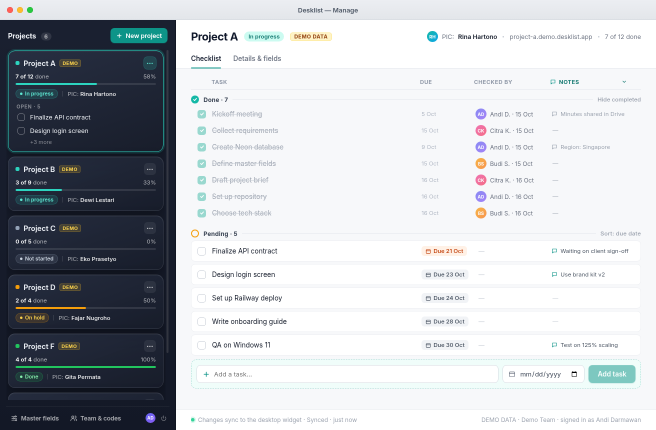
#> input picture screenshots/02-manage-project-detail.png, 1312 x 860 px, found by its file name (shown at 1/2 size)
$ python composite.py ../../screenshots/02-manage-project-detail.png
#> lines starting #> are read from the running program, lines starting #| are printed output that depends on the picture; after the words box and inside, x2 and y2 are one past the last pixel; in counts of white or black regions, pixels touching at a corner belong together
"""Places the REAL widget + Manage captures from the smoke run on a generated wallpaper, to show the
intended desktop arrangement (Xvfb has no wallpaper/compositor, so this is a composite, not an OS capture)."""
import sys, os
from PIL import Image, ImageDraw, ImageFilter
d = sys.argv[1]
W, H = 1920, 1080
bg = Image.new('RGB', (W, H)); px = ImageDraw.Draw(bg)
#> after `bg = Image.new('RGB', (W, H))`: bg: PIL image 1920x1080 RGB; every value is 0
stops = [(0, (27, 42, 74)), (.30, (59, 79, 122)), (.55, (201, 139, 122)), (.62, (231, 169, 127)), (.63, (42, 59, 90)), (1, (22, 34, 58))]
for y in range(H):
    t = y / H
    for (a, ca), (b, cb) in zip(stops, stops[1:]):
        if a <= t <= b:
            k = (t - a) / max(b - a, 1e-6); c = tuple(int(ca[i] + (cb[i] - ca[i]) * k) for i in range(3)); break
    px.line([(0, y), (W, y)], fill=c)
mtn = Image.new('RGBA', (W, H), (0, 0, 0, 0)); m = ImageDraw.Draw(mtn)
#> after `mtn = Image.new('RGBA', (W, H), (0, 0, 0, 0))`: mtn: PIL image 1920x1080 RGBA; every value is 0
m.polygon([(0, 790), (200, 720), (380, 780), (560, 700), (760, 790), (940, 730), (1120, 800), (1320, 720), (1520, 780), (1720, 710), (1920, 770), (1920, 1080), (0, 1080)], fill=(42, 49, 86, 255))
m.polygon([(0, 900), (400, 860), (800, 890), (1300, 850), (1920, 880), (1920, 1080), (0, 1080)], fill=(20, 26, 48, 255))
bg = Image.alpha_composite(bg.convert('RGBA'), mtn)
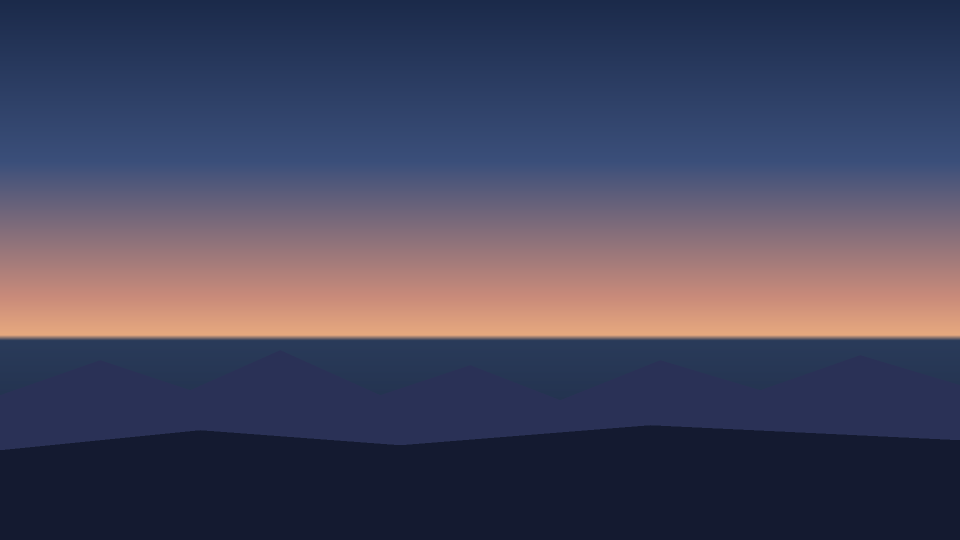
#> bg: PIL image 1920x1080 RGBA (shown at 1/2 size); mean R, G, B, A 72.7, 71.2, 94, 255
def shadow(img, r=28, a=110):
    s = Image.new('RGBA', (img.width + r * 4, img.height + r * 4), (0, 0, 0, 0))
    ImageDraw.Draw(s).rounded_rectangle([r * 2, r * 2 + 12, r * 2 + img.width, r * 2 + img.height + 12], 18, fill=(0, 0, 0, a))
    return s.filter(ImageFilter.GaussianBlur(r))
man = Image.open(os.path.join(d, '02-manage-project-detail.png')).convert('RGBA')
wid = Image.open(os.path.join(d, '01-widget.png')).convert('RGBA')
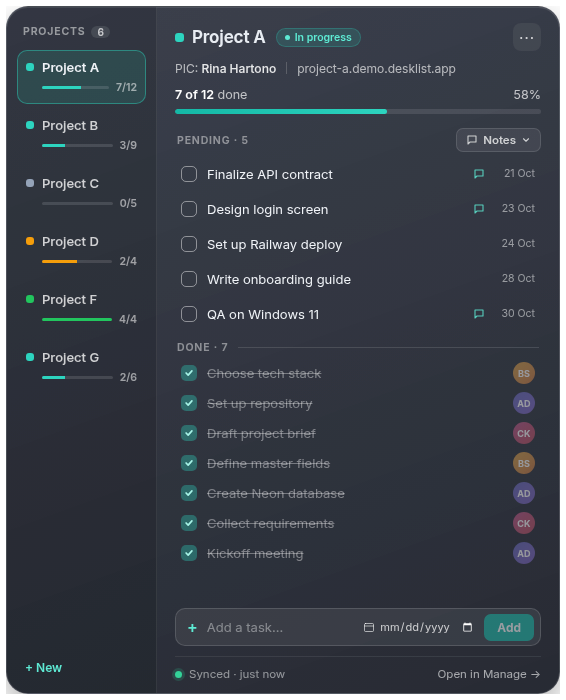
#> input picture screenshots/01-widget.png, 566 x 700 px, found by its file name
#> wid is the input picture: PIL image 566x700 RGBA; mean R, G, B, A 26, 32.3, 42.5, 217.9
mask = Image.new('L', man.size, 0); ImageDraw.Draw(mask).rounded_rectangle([0, 0, man.width - 1, man.height - 1], 12, fill=255)
#> after `mask = Image.new('L', man.size, 0)`: mask: PIL image 1312x860 L; every value is 0
#> after `ImageDraw.Draw(mask).rounded_rectangle([0, 0, man.width - 1, man.heigh`:
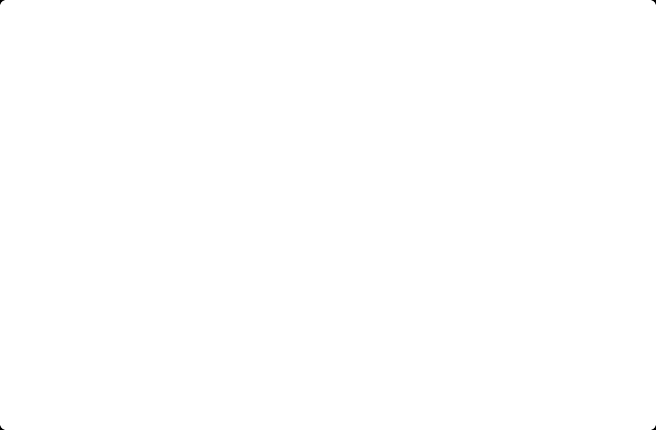
#> mask: PIL image 1312x860 L (shown at 1/2 size); 100% white; 4 black regions, box (x1, y1, x2, y2) and area: (0, 0, 9, 9) 34, (1303, 0, 1312, 9) 34, (0, 851, 9, 860) 34, (1303, 851, 1312, 860) 34
man.putalpha(mask)
mx, my = 90, 70; wx, wy = W - wid.width - 60, 120
#> after `wx, wy = (W - wid.width - 60, 120)`: wx = 1294; wy = 120
for img, x, y in ((wid, wx, wy), (man, mx, my)):
    sh = shadow(img); bg.alpha_composite(sh, (x - 56, y - 56)); bg.alpha_composite(img, (x, y))
#> this loop made 2 passes
#> (x, y) on passes 1 to 2: (1294, 120), (90, 70)
#> pass 1, `sh = shadow(img)`:
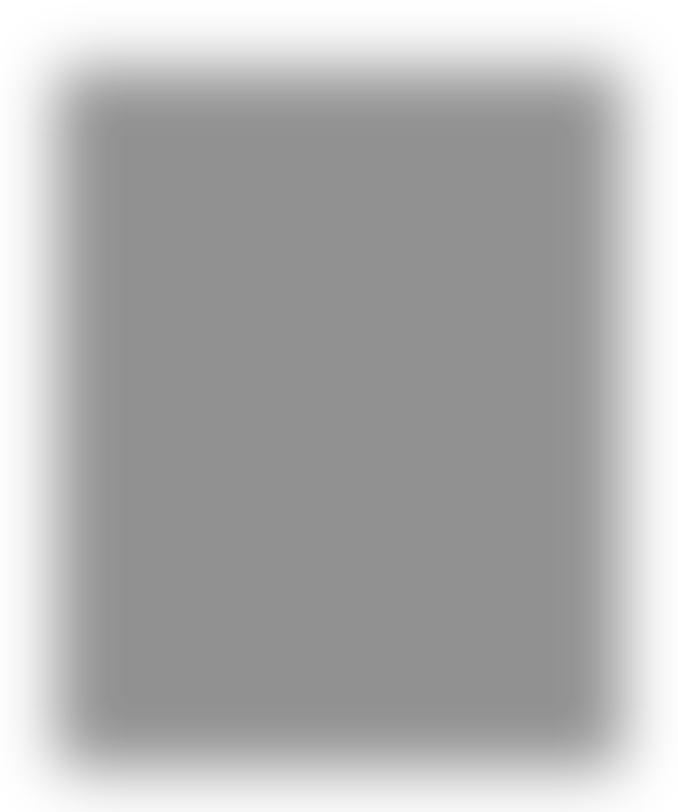
#> sh: PIL image 678x812 RGBA; mean R, G, B, A 0, 0, 0, 79.3; transparent parts drawn white
#> pass 2, `sh = shadow(img)`:
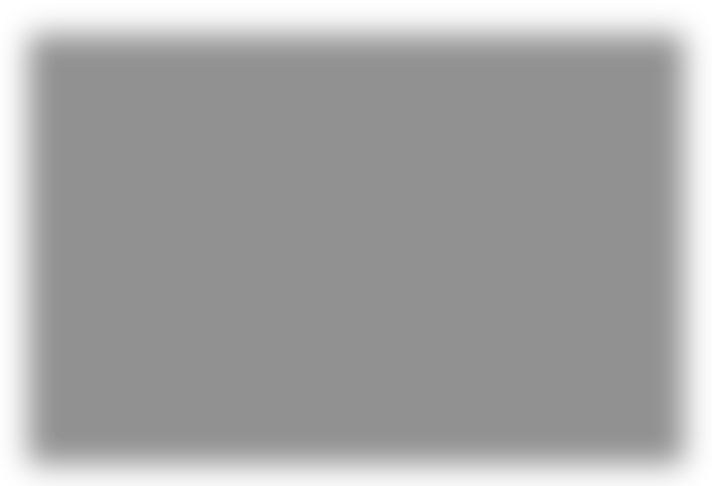
#> sh: PIL image 1424x972 RGBA (shown at 1/2 size); mean R, G, B, A 0, 0, 0, 89.7; transparent parts drawn white
#> after the loop:
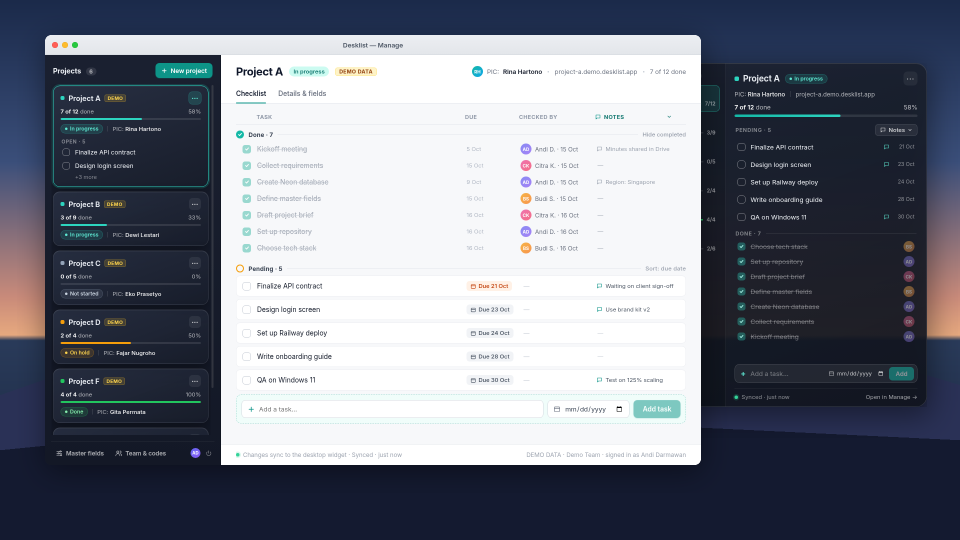
#> bg: PIL image 1920x1080 RGBA (shown at 1/2 size); mean R, G, B, A 119.3, 124, 135.4, 255
bg.convert('RGB').save(os.path.join(d, '00-desktop-composite.png'))
